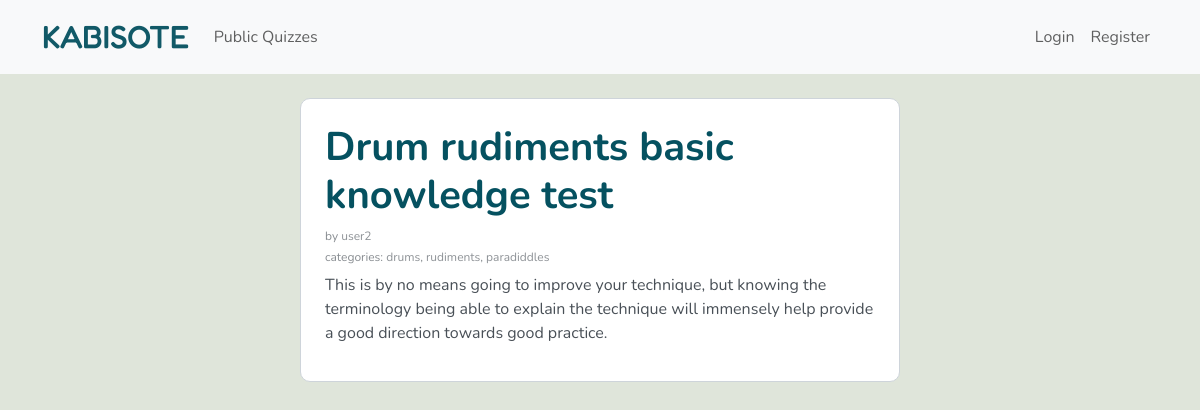
Screenshot of /quiz/37 with the database file from the repository.
### kabisote/models.py (models this page shows, shortened)
class Quiz(models.Model):
    owner = models.ForeignKey(User, on_delete=models.CASCADE)
    title = models.CharField(max_length=255)
    description = models.TextField(blank=True)
    private = models.BooleanField(default=False)
    updated = models.DateTimeField(auto_now=True)
    created = models.DateTimeField(auto_now_add=True, blank=True)
    tag = models.ManyToManyField(Tag, related_name="tags", blank=True)
    class Meta:
        ordering = ['-updated']

class User(AbstractUser):
    pass

class Tag(models.Model):
    name = models.CharField(max_length=255, unique=True)

### kabisote/views.py (the view)
# urls.py: path("quiz/<int:id>", views.quiz, name="quiz"),
def quiz(request, id):
    quiz = Quiz.objects.get(pk=id)
    qi = Quiz_item.objects.filter(quiz_id = id).order_by("question_number")
    bm = Bookmark.objects.filter( quiz_id = id, owner = request.user.id)
    if len(bm) >= 1:
        bookmarked = 1
    else:
        bookmarked = 0
    quizitems = [item.serialize() for item in qi]
    return render(request, "kabisote/quiz.html", {"quiz":quiz, "type": "quiz", "script": "quiz", "quizitems": quizitems, "bookmarked": bookmarked})

### kabisote/models.py (called while the page is built)
    def serialize(self):
        k = []
        for i in self.answer_item_set.all():
            d = i.possible_answers()
            k.append(d)
        return{
            "id":self.id,
            "question": self.question,
            "quiz_id": self.quiz.id,
            "question_number": self.question_number,
            "quiz_type": self.quiz_type,
            "points": self.points,
            "answers":k
        }

    def possible_answers(self):
        return{
            "question_id": self.question.id,
            "possible_answer":self.possible_answer,
            "id":self.id
        }

### kabisote/templates/kabisote/quiz.html (shortened to what this page needs)
{% extends "kabisote/layout.html" %}
{% block body %}
    <div class="row py-4 ">
       <div id="quizpage" class="col col-lg-6 col-sm-10 mx-auto p-4">
            <div id="feed">
                <h1>{{ quiz.title}}</h1>
                {% if type == "quiz" %}
                <small class="subdetails">by <a href="{% url 'routesnid' type='user' id=quiz.owner.id %}">{{ quiz.owner}}</a></small>
                {% endif %}
                <small class="subdetails">categor{% if quiz.tag.all.count == 1 %}y{% else %}ies{% endif %}:
                {% for tag in quiz.tag.all %}
                <a class="my-1"href="{% url 'routesnid' type='tag' id=tag.id%}">{{tag.name}}</a>{% if not forloop.last %}, {% endif %}
                {% endfor %}
                 </small>
                <div class="py-1">
                    {{ quiz.description }}
                </div>
            </div>
       </div>
    </div>
{% endblock %}

### kabisote/templates/kabisote/layout.html (shortened to what this page needs)
{% load static %}
<!DOCTYPE html>
<html lang="en">
    <head>
        <link rel="stylesheet" href="https://cdn.jsdelivr.net/npm/bootstrap@5.3.2/dist/css/bootstrap.min.css">
        <link href="{% static 'kabisote/mainstyle.css' %}" rel="stylesheet">
    </head>
    <body class="">
        <header class="navbar navbar-expand navbar-light bg-light flex px-2">
          <div class="container">
            <a class="navbar-brand" href="{% url 'index' %}">KABISOTE</a>
            <div class="collapse navbar-collapse">
              <ul class="navbar-nav me-md-auto ">
                <li class="nav-item">
                  <a class="nav-link" href="{% url 'routes' type='public' %}">Public Quizzes</a>
                </li>
              </ul>
            </div>
            {% if user.is_authenticated %}
            <div class="dropdown">
              <a href="#" class="d-block link-body-emphasis text-decoration-none dropdown-toggle" data-bs-toggle="dropdown" aria-expanded="false">
               {{user.username}}
              </a>
              <ul class="dropdown-menu text-small">
                  <li><a href="{% url 'routesnid' type='user' id=user.id %}" class="dropdown-item">My Quizzes</a></li>
                  <li><a href="{% url 'add' %}" class="dropdown-item">Add Quiz</a></li>
                  <li><a href="{% url 'logout' %}" class="dropdown-item">Logout</a></li>
              </ul>
            </div>
            {% else %}
            <ul class="ms-auto navbar-nav">
              <li class="nav-item">
                <a class="nav-link" href="{% url 'login' %}">Login</a>
              </li>
              <li class="nav-item">
                <a class="nav-link" href="{% url 'register' %}">Register</a>
              </li>
            </ul>
            {% endif %}
          </div>
        </header>
        <div class="body container-fluid">
            {% block body %}
            {% endblock %}
        </div>
    </body>
</html>

### kabisote/static/kabisote/mainstyle.css (style rules this page uses)
body { color: #495057; font-family: "Nunito", sans-serif; background-color: #dfe5da!important; }
h1, h1 a, h2, h2 a, h3, h3 a, h4, h4 a, h5, h5 a { color: #055160!important; font-weight: 700; }
a, .viewclick { color: #495057; text-decoration: none; opacity: .95; }
a.navbar-brand { font-family: "Fredoka", sans-serif; font-weight: 500; font-size: 2rem; color: #055160!important; }
small { font-size: .75rem; }
#myanswers > div, #addlinks, .formbox, .quizteaser, #quizpage, #addedit { border: 1px solid #ced4da; padding: 0.75rem 1rem; margin-bottom: 1.5rem; border-radius: 10px; position: relative; background-color: #fff; }
small { opacity: .65 }
.subdetails { display: block; margin-bottom: .2rem; }

### rows the page displays
Quiz: title "Drum rudiments basic knowledge test", owner "user2", description "This is by no means going to improve your technique, but knowing the terminology being able to explain the technique will immensely help provide a good direction towards good practice."
Tag: name "drums"
Tag: name "rudiments"
Tag: name "paradiddles"
